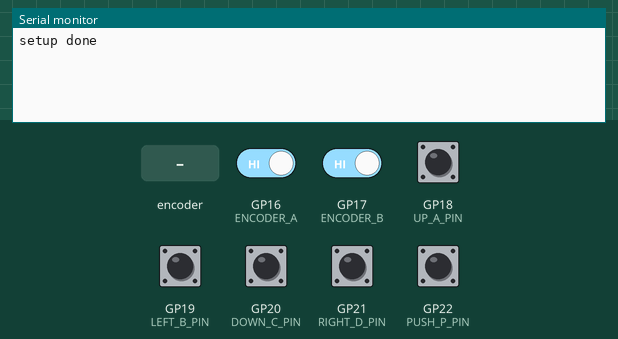
Simulated run of this program. Board: Raspberry Pi Pico. Shown: the last lines printed to the serial monitor. Inputs (shaded band) come from the test bench; at power-on: GP16 (ENCODER_A), GP17 (ENCODER_B), GP18 (UP_A_PIN), GP19 (LEFT_B_PIN), GP20 (DOWN_C_PIN), GP21 (RIGHT_D_PIN), GP22 (PUSH_P_PIN) HIGH.

Above: at 4.2 s.
4.3 s: rotary encoder on GP16 (ENCODER_A) / GP17 (ENCODER_B) turned 1 step (first pin leading)
At 5.3 s:
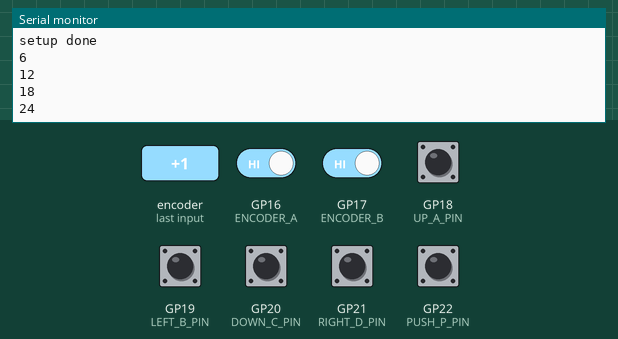
6.0 s: GP22 (PUSH_P_PIN) pulled LOW for 0.15 s
At 7.2 s:
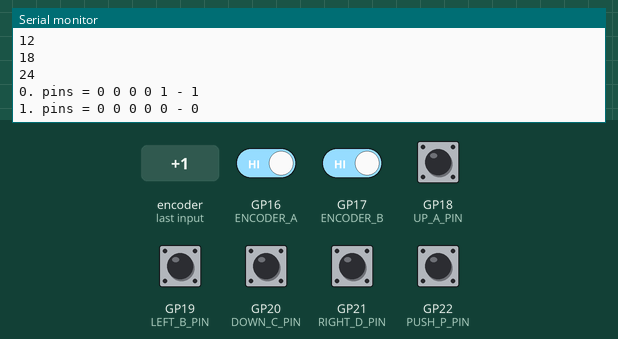
7.6 s: GP22 (PUSH_P_PIN) pulled LOW for 1 s
At 9.4 s:
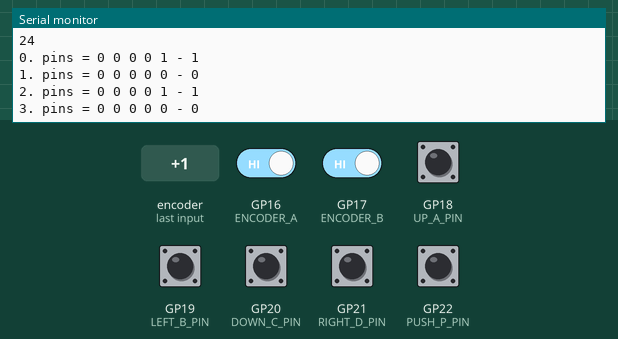
10.1 s: rotary encoder on GP16 (ENCODER_A) / GP17 (ENCODER_B) turned 1 step (first pin leading)
At 10.9 s:
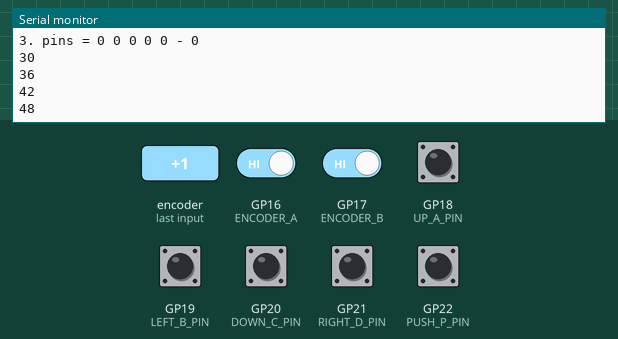

Measured:
- after the input at 4.3 s, the serial monitor: prints a new line at once (image 1)
- after the input at 6.0 s, the serial monitor: prints a new line at once (image 2)
- after the input at 7.6 s, the serial monitor: prints a new line at once (image 3)
- after the input at 10.1 s, the serial monitor: prints a new line at once (image 4)

The program:

main.cpp
```cpp
#include <Arduino.h>

#include "MyKnob.hpp"


void setup() {

	Serial.begin(115200, true);
	sleep_ms(3000);

	Serial.println("setup done");

}

void loop() {

	static uint32_t counter = 0;
	myKnob.updateKnobPossition();
	myKnob.setReqPrint();

	static bool encoder_changed = false;
	encoder_changed = myKnob.encoderStatus();
	if (encoder_changed)
		myKnob.printEncoder();

	if (myKnob.reqPrint()) {
		Serial.print(counter);
		Serial.print(". ");

		myKnob.printDirection();
		++counter;
	}

	sleep_ms(10);

}
```

MyDefines.hpp
```cpp
#pragma once

// ------------------------------- pinout knob -------------------------------

#define UP_A_PIN 18
#define LEFT_B_PIN 19
#define DOWN_C_PIN 20
#define RIGHT_D_PIN 21
#define PUSH_P_PIN 22

#define ENCODER_A 16
#define ENCODER_B 17

// -------------------------------

// static const char unicode_up = '1';
// static const char unicode_left = '2';
// static const char unicode_down = '3';
// static const char unicode_right = '4';

// static const wchar_t unicode_up = U'\u2191';
// static const char32_t unicode_left = '͢';
// static const char32_t unicode_down = '\x2193';
// static const wchar_t unicode_right = '\x2192';

// static const wchar_t unicode_up = U'\u2191';
// static const wchar_t unicode_left = '\u2190';
// static const wchar_t unicode_down = '\u2193';
// static const wchar_t unicode_right = '\u2192';
```

MyKnob.hpp
```cpp
#pragma once

#include "MyDefines.hpp"

#define ANGLE_PER_CHANGE 6
#define MAX_COUNT 60

void interuptKnob();

class MyKnob {
    private:
        bool up_;
        bool left_;
        bool down_;
        bool right_;
        bool push_;
        bool input_push_;
        bool previous_input_push_;
        bool changed_;
        bool encoderA_;
        bool encoderA_previous;
        bool encoderB_;
        bool encoderB_previous;
        int16_t encoderPossition_;
        int16_t encoderPossition_previous;

    public:
        MyKnob() :
            up_(false), left_(false), down_(false), right_(false), push_(false),
            input_push_(false), previous_input_push_(false), changed_(false),
            encoderA_(false), encoderA_previous(false), encoderB_(false), encoderB_previous(false),
            encoderPossition_(0)
        {
            setupIO();
            // setInterupts();
        }

        ~MyKnob() = default;

        void setupIO() {

            pinMode(UP_A_PIN, INPUT_PULLUP);
            pinMode(LEFT_B_PIN, INPUT_PULLUP);
            pinMode(DOWN_C_PIN, INPUT_PULLUP);
            pinMode(RIGHT_D_PIN, INPUT_PULLUP);
            pinMode(PUSH_P_PIN, INPUT_PULLUP);

            pinMode(ENCODER_A, INPUT_PULLUP);
            pinMode(ENCODER_B, INPUT_PULLUP);


        }

        // void setInterupts() {
        //     // attachInterrupt(digitalPinToInterrupt(PUSH_P_PIN), interuptKnob, CHANGE);
        // }

        bool checkDigitalInput(uint8_t pin) {
            uint8_t count = 0;
            for(auto i = 0; i < 20; ++i) {
                count += digitalRead(pin);
            }
            // Serial.print("pin = ");
            // Serial.print(pin);
            // Serial.print(" count = ");
            // Serial.println(count);

            return (count > 15? true: false);
        }

        void updateKnobPossition() {

            input_push_ = !checkDigitalInput(PUSH_P_PIN);
            up_ = !checkDigitalInput(UP_A_PIN);
            left_ = !checkDigitalInput(LEFT_B_PIN);
            down_ = !checkDigitalInput(DOWN_C_PIN);
            right_ = !checkDigitalInput(RIGHT_D_PIN);

            if (input_push_)
                push_ = !(up_ || left_ || down_ || right_);
            else {
                push_ = false;
            }

        }

        void printDirection() {

            Serial.print("pins = ");
            Serial.print(up_);
            Serial.print(" ");
            Serial.print(left_);
            Serial.print(" ");
            Serial.print(down_);
            Serial.print(" ");
            Serial.print(right_);
            Serial.print(" ");
            Serial.print(push_);
            Serial.print(" - ");
            Serial.print(input_push_);
            Serial.println();

            changed_ = false;

        }

        bool reqPrint() { return changed_; }
        void setReqPrint() {
            if(input_push_ != previous_input_push_) {
                previous_input_push_ = input_push_;
                changed_ = true;
            }

        }

        bool encoderStatus() {
            encoderA_ = checkDigitalInput(ENCODER_A);
            encoderB_ = checkDigitalInput(ENCODER_B);

            // encoderA_ = digitalRead(ENCODER_A);
            // encoderB_ = digitalRead(ENCODER_B);

            if (encoderA_ != encoderA_previous) {
                if (encoderA_ == true) {
                    if (encoderB_ == false)
                        ++encoderPossition_;
                    else
                        --encoderPossition_;
                }
                else {
                    if (encoderB_ == false)
                        --encoderPossition_;
                    else
                        ++encoderPossition_;
                }
                encoderA_previous = encoderA_;
            }

            if (encoderB_ != encoderB_previous) {
                if (encoderB_ == true) {
                    if (encoderA_ == false)
                        --encoderPossition_;
                    else
                        ++encoderPossition_;
                }
                else {
                    if (encoderA_ == false)
                        ++encoderPossition_;
                    else
                        --encoderPossition_;
                }
                encoderB_previous = encoderB_;
            }

            if (encoderPossition_ > MAX_COUNT)
                encoderPossition_ = 0;
            if (encoderPossition_ < 0)
                encoderPossition_ = MAX_COUNT;

            if (encoderPossition_ != encoderPossition_previous) {
                encoderPossition_previous = encoderPossition_;
                return true;
            }
            return false;
        }

        void printEncoder() {
            Serial.println(encoderPossition_ * ANGLE_PER_CHANGE);
        }

};

MyKnob myKnob = MyKnob();

// void interuptKnob() {
//     myKnob.updateKnobPossition();
//     myKnob.setReqPrint();
// }
```
